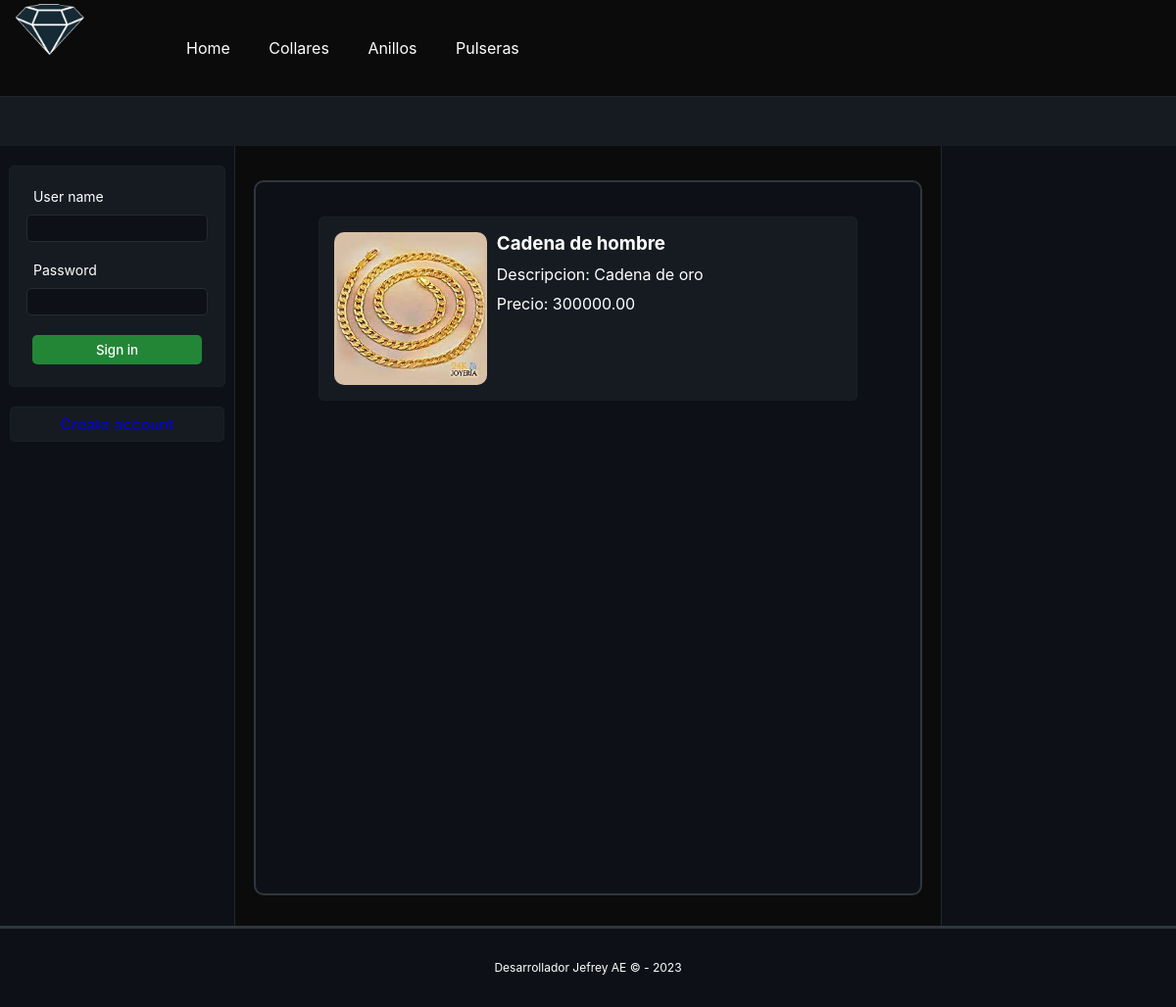
The page /topic/detail/2 on the database as committed earlier.
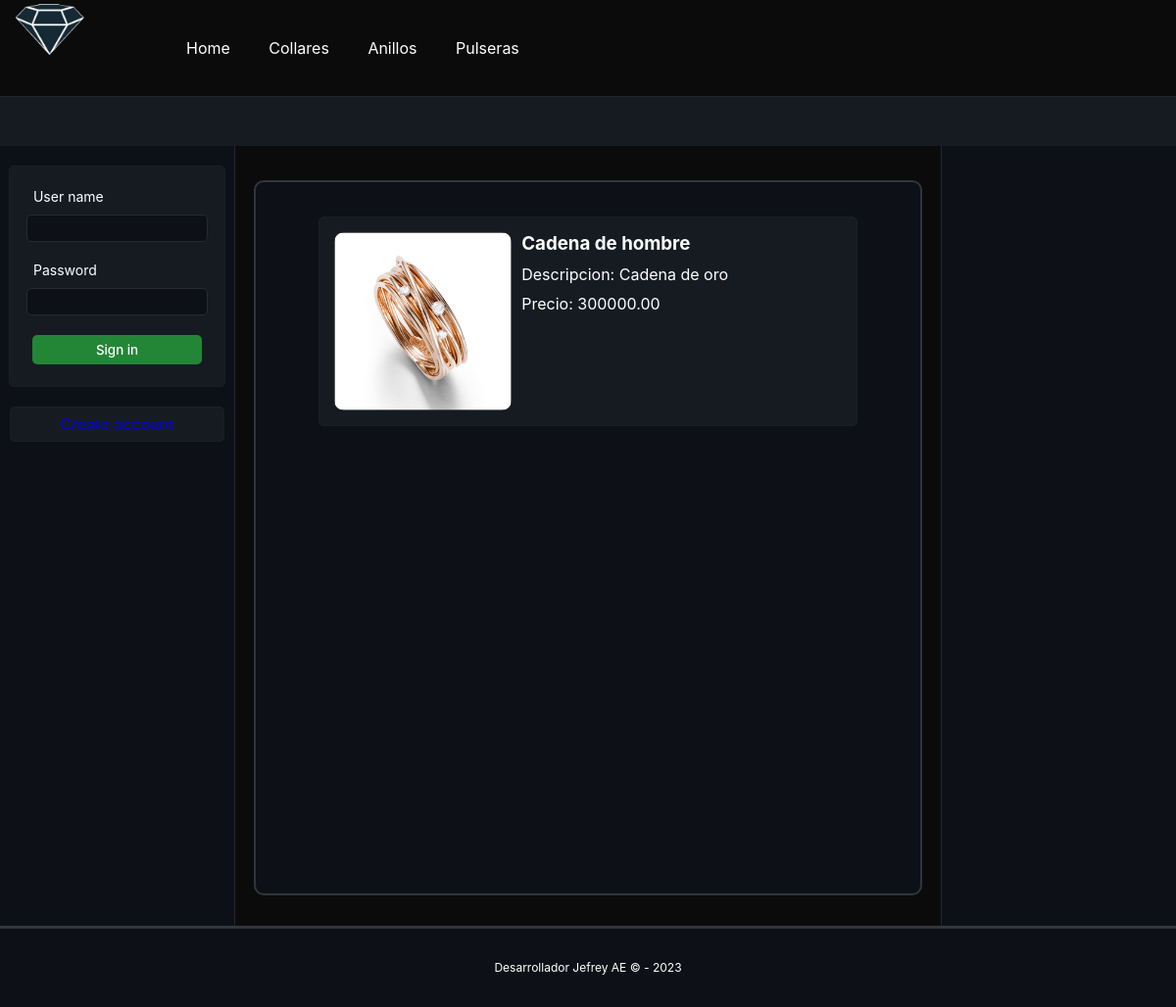
The same page on the database as committed later.
### home/models.py (models this page shows, shortened)
class Item(models.Model):
    name = models.CharField(max_length=50)
    description = models.CharField(max_length=100)
    price = models.DecimalField(max_digits=10, decimal_places=2)
    image = models.ImageField(upload_to='images', blank=True)
    category = models.ForeignKey(Category, null=True, blank=True, on_delete=models.CASCADE)
    topic = models.ForeignKey(Topic, null=True, blank=True, on_delete=models.CASCADE)
    class Meta:
        pass

### topic/views.py (the view)
# urls.py: path('topic/detail/<str:id>', TopicViews.detail, name='topicDetail'),
def detail(request, id):
    item = get_object_or_404(Item, id=id)
    categories = Category.objects.all()
    topics = Topic.objects.all()
    return render(request, 'topicDetail.html', {"categories": categories, 'topics': topics, 'item': item})

### topic/templates/topicDetail.html (shortened to what this page needs)
{% extends 'layout.html' %}
{% load static%}
{% block content %}
<section id="central">
    {% include 'leftSidebar.html' %}
    <div id="content">
            <section id="item_container">
                <div class="image_and_data">
                    <img class="item_image" title={{item.name}} src={% static item.image.url %} alt={{item.description}}/>
                    <div class="item_data">
                        <h3>{{item.name}}</h3>
                        <p class="item_descripcion">Descripcion: {{item.description}}</p>
                        <p class="item_precio">Precio: {{item.price}}</p>
                    </div>
                </div>
            </section>
    </div>
    {% include 'rightSidebar.html' %}
</section>
{% endblock content %}

Rows that differ between the two databases and show on the page:
changed Item "Cadena de hombre": image: a different picture
